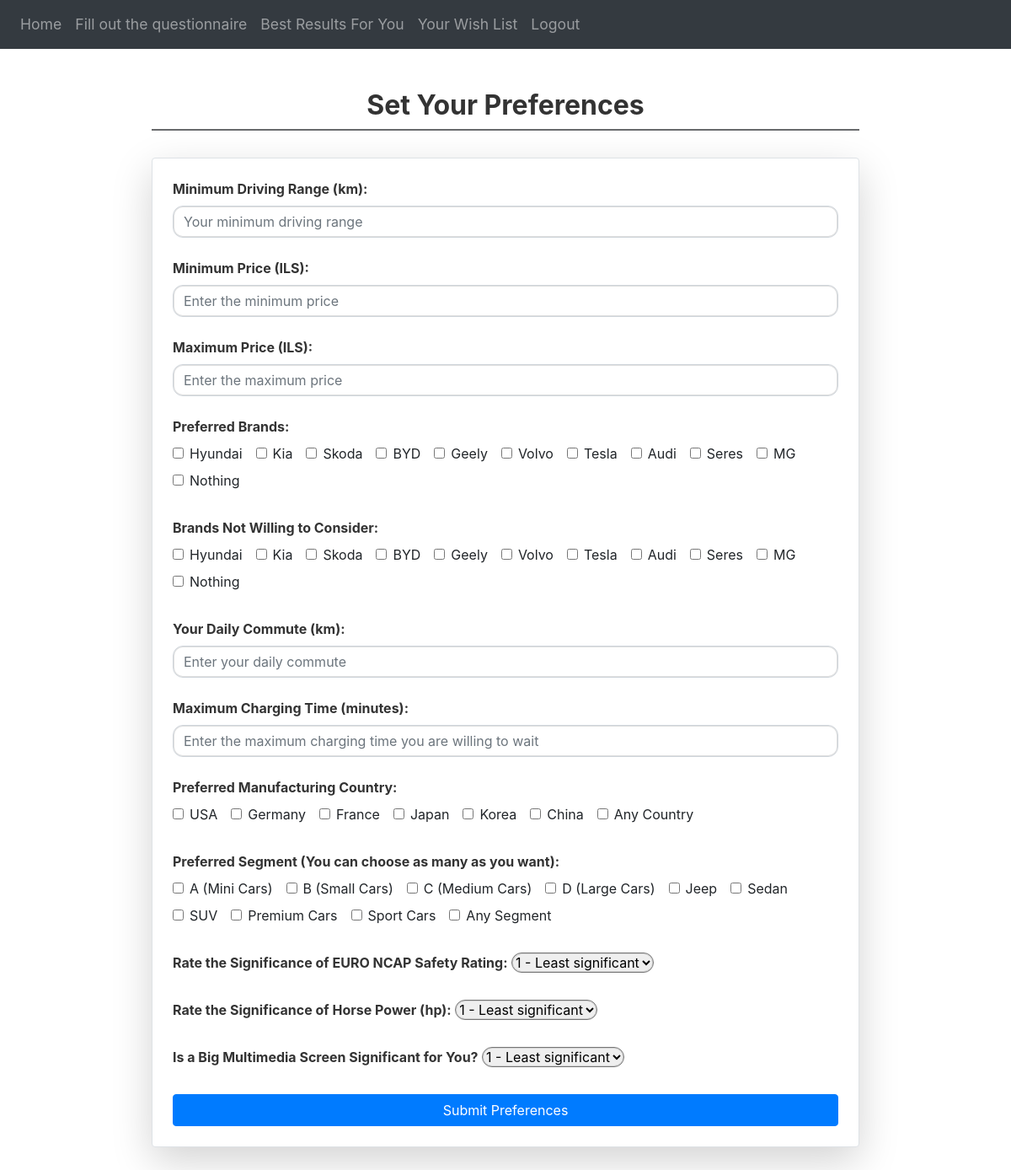
Before: /preferences (signed in) with the older database file.
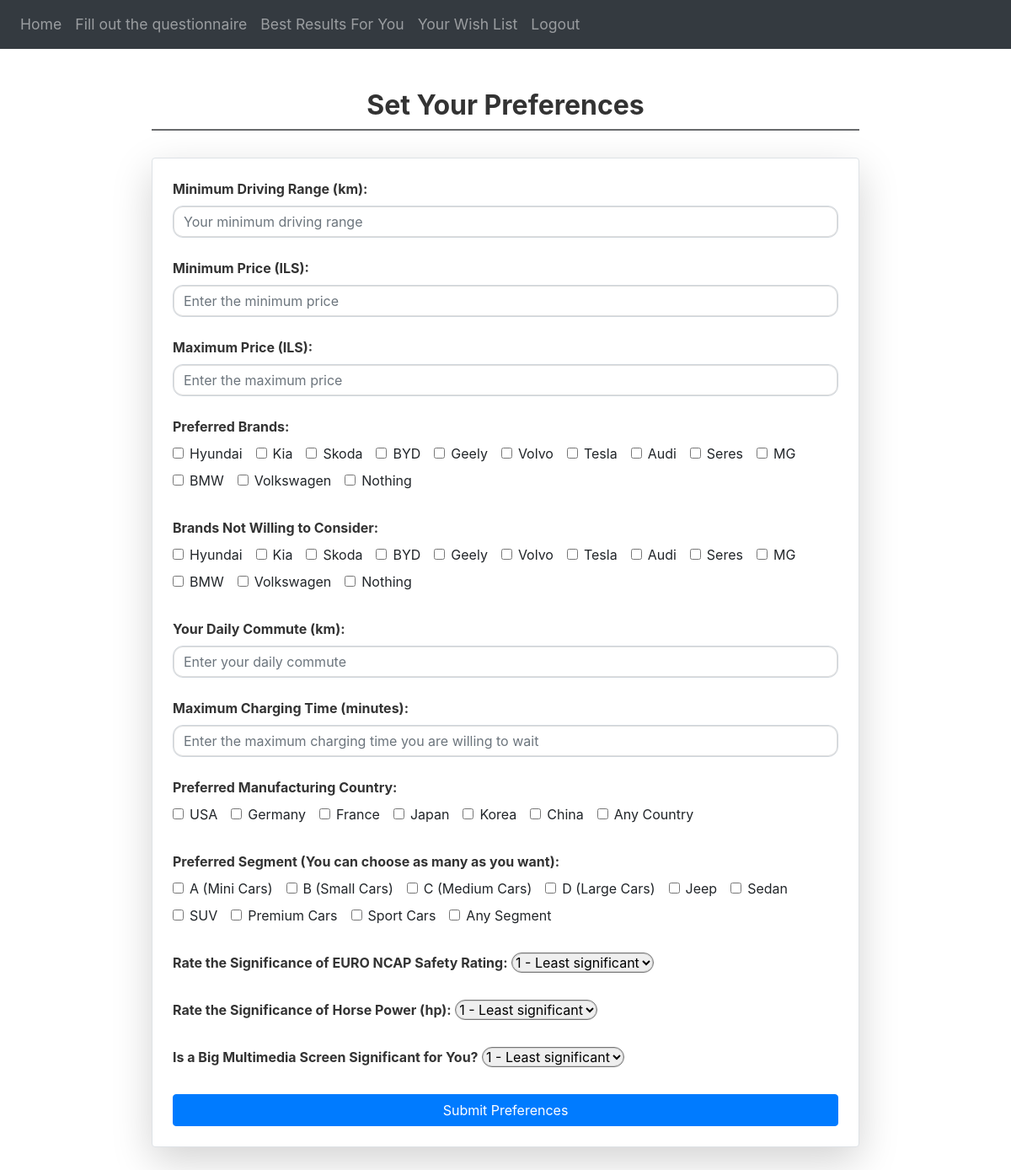
After: the same page with the newer database file.
### website/models.py (models this page shows)
class CarBrand(db.Model):
    id = db.Column(db.Integer, primary_key=True)
    name = db.Column(db.String(100), unique=True)
    cars = db.relationship('Car', backref='brand', lazy=True)

### website/views.py (the view, shortened to what this page needs)
@views.route('/preferences', methods=['GET', 'POST'])
@login_required
def preferences():
    car_brands = CarBrand.query.all()
    return render_template("preferences.html", car_brands=car_brands,  user=current_user)

### website/__init__.py (called while the page is built)
def create_app():
    app = Flask(__name__)
    app.config['SECRET_KEY'] = 'hjshjhdjah kjshkjdhjs'
    app.config['SQLALCHEMY_DATABASE_URI'] = f'sqlite:///{DB_NAME}'
    db.init_app(app)
    migrate.init_app(app, db)
    from .views import views
    from .auth import auth
    from .admin import admin
    app.register_blueprint(views, url_prefix='/')
    app.register_blueprint(auth, url_prefix='/')
    app.register_blueprint(admin, url_prefix='/')
    from .models import User, Note
    if not path.exists('instance/' + DB_NAME):
        with app.app_context():
            db.create_all()
        print('Created Database!')
    else:
        print('Database exist!')
    login_manager = LoginManager()
    login_manager.login_view = 'auth.login'
    login_manager.init_app(app)
    @login_manager.user_loader
    def load_user(id):
        return User.query.get(int(id))
    return app

### website/templates/preferences.html (shortened to what this page needs)
{% extends "base.html" %}
{% block content %}
<div class="container mt-5">
    <h3 class="section-header text-center">Set Your Preferences</h3>
    <form id="preferencesForm" method="POST" class="p-4 border rounded shadow-lg bg-white">
        <div class="mb-4">
            <label for="minRange" class="form-label">Minimum Driving Range (km):</label>
            <input type="number" id="minRange" class="form-control" name="minRange"
                placeholder="Your minimum driving range" required>
        </div>
        <div class="mb-4">
            <label for="minPrice" class="form-label">Minimum Price (ILS):</label>
            <input type="number" id="minPrice" class="form-control" name="minPrice"
                placeholder="Enter the minimum price" required>
        </div>
        <div class="mb-4">
            <label for="maxPrice" class="form-label">Maximum Price (ILS):</label>
            <input type="number" id="maxPrice" class="form-control" name="maxPrice"
                placeholder="Enter the maximum price" required>
        </div>
        <div class="mb-4">
            <label class="form-label">Preferred Brands:</label>
            <div class="checkbox-group">
                {% for brand in car_brands %}
                <div class="form-check checkbox-inline">
                    <input type="checkbox" id="{{ brand.name }}" name="preferredBrands" value="{{ brand.name }}"
                        class="form-check-input">
                    <label for="{{ brand.name }}" class="form-check-label">{{ brand.name }}</label>
                </div>
                {% endfor %}
                <div class="form-check checkbox-inline">
                    <input type="checkbox" id="nothing" name="preferredBrands" value="nothing" class="form-check-input">
                    <label for="nothing" class="form-check-label">Nothing</label>
                </div>
            </div>
        </div>
        <div class="mb-4">
            <label class="form-label">Brands Not Willing to Consider:</label>
            <div class="checkbox-group">
                {% for brand in car_brands %}
                <div class="form-check checkbox-inline">
                    <input type="checkbox" id="{{ brand.name }}" name="no_way_brands" value="{{ brand.name }}"
                        class="form-check-input">
                    <label for="{{ brand.name }}" class="form-check-label">{{ brand.name }}</label>
                </div>
                {% endfor %}
                <div class="form-check checkbox-inline">
                    <input type="checkbox" id="nothing2" name="no_way_brands" value="nothing" class="form-check-input">
                    <label for="nothing2" class="form-check-label">Nothing</label>
                </div>
            </div>
        </div>
        <div class="mb-4">
            <label for="daily_commute" class="form-label">Your Daily Commute (km):</label>
            <input type="number" id="daily_commute" class="form-control" name="daily_commute"
                placeholder="Enter your daily commute" required>
        </div>
        <div class="mb-4">
            <label for="fastChargingMaxTime" class="form-label">Maximum Charging Time (minutes):</label>
            <input type="number" id="fastChargingMaxTime" class="form-control" name="fastChargingMaxTime"
                placeholder="Enter the maximum charging time you are willing to wait" required>
        </div>
        <div class="mb-4">
            <label class="form-label">Preferred Manufacturing Country:</label>
            <div class="checkbox-group">
                {% for country in ["USA", "Germany", "France", "Japan", "Korea", "China"] %}
                <div class="form-check checkbox-inline">
                    <input type="checkbox" id="{{ country }}" name="manufacturing_country" value="{{ country }}"
                        class="form-check-input">
                    <label for="{{ country }}" class="form-check-label">{{ country }}</label>
                </div>
                {% endfor %}
                <div class="form-check checkbox-inline">
                    <input type="checkbox" id="any_country" name="manufacturing_country" value="Any_Country"
                        class="form-check-input">
                    <label for="any_country" class="form-check-label">Any Country</label>
                </div>
            </div>
        </div>
        <div class="mb-4">
            <label class="form-label">Preferred Segment (You can choose as many as you want):</label>
            <div class="checkbox-group">
                {% for segment in ["A (Mini Cars)", "B (Small Cars)", "C (Medium Cars)", "D (Large Cars)", "Jeep",
                "Sedan", "SUV", "Premium Cars", "Sport Cars"] %}
                <div class="form-check checkbox-inline">
                    <input type="checkbox" id="{{ segment }}" name="car_segment" value="{{ segment }}"
                        class="form-check-input">
                    <label for="{{ segment }}" class="form-check-label">{{ segment }}</label>
                </div>
                {% endfor %}
                <div class="form-check checkbox-inline">
                    <input type="checkbox" id="any_segment" name="car_segment" value="Any_segment"
                        class="form-check-input">
                    <label for="any_segment" class="form-check-label">Any Segment</label>
                </div>
            </div>
        </div>
        <div class="mb-4">
            <label for="ncap_rating" class="form-label">Rate the Significance of EURO NCAP Safety Rating:</label>
            <select id="ncap_rating" name="ncap_rating" class="form-select" required>
                <option value="1">1 - Least significant</option>
            </select>
        </div>
        <div class="mb-4">
            <label for="horse_power_rating" class="form-label">Rate the Significance of Horse Power (hp):</label>
            <select id="horse_power_rating" name="horse_power_rating" class="form-select" required>
                <option value="1">1 - Least significant</option>
            </select>
        </div>
        <div class="mb-4">
            <label for="screen_size" class="form-label">Is a Big Multimedia Screen Significant for You?</label>
            <select id="screen_size" name="screen_size" class="form-select" required>
                <option value="1">1 - Least significant</option>
            </select>
        </div>
        <div class="text-center mt-4">
            <button type="submit" class="btn btn-primary w-100">Submit Preferences</button>
        </div>
    </form>
</div>
<br />
<br />
{% endblock %}

### website/templates/base.html (shortened to what this page needs)
<!DOCTYPE html>
<html>
<head>
  <link rel="stylesheet" href="https://stackpath.bootstrapcdn.com/bootstrap/4.4.1/css/bootstrap.min.css"
 />
  <link rel="stylesheet" href="https://stackpath.bootstrapcdn.com/font-awesome/4.7.0/css/font-awesome.min.css"
 />
</head>
<body>
  <nav class="navbar navbar-expand-lg navbar-dark bg-dark">
    <div class="collapse navbar-collapse" id="navbar">
      <div class="navbar-nav">
        {% if user.is_authenticated %}
        <a class="nav-item nav-link" id="home" href="/">Home</a>
        <a class="nav-item nav-link" id="preferences" href="/preferences">Fill out the questionnaire</a>
        <a class="nav-item nav-link" id="results" href="/results">Best Results For You</a>
        <a class="nav-item nav-link" id="wish-list" href="/wish-list">Your Wish List</a>
        <a class="nav-item nav-link" id="logout" href="/logout">Logout</a>
        {% else %}
        <a class="nav-item nav-link" id="login" href="/login">Login</a>
        <a class="nav-item nav-link" id="signUp" href="/sign-up">Sign Up</a>
        {% endif %}
      </div>
    </div>
  </nav>
  <div class="container">
    {% block content %}
    {% endblock %}
  </div>
</body>
</html>

### website/templates/base.html (style rules this page uses)
.navbar { font-size: 1.1rem; }
.nav-link { font-size: 1.1rem; transition: color 0.3s ease, background-color 0.3s ease, transform 0.3s ease; }

### website/templates/preferences.html (style rules this page uses)
.form-control, .form-select { border-radius: 0.75rem; box-shadow: inset 0 0 0 1px rgba(0, 0, 0, 0.125); transition: border-color 0.2s ease-in-out, box-shadow 0.2s ease-in-out; }
.btn-primary { background-color: #007bff; border-color: #007bff; transition: background-color 0.2s ease, border-color 0.2s ease; }
.form-check-label { margin-bottom: 0; }
.container { max-width: 900px; }
.form-label { font-weight: bold; color: #333; }
.border { border: 1px solid #dee2e6; }
.rounded { border-radius: 0.75rem; }
.shadow-lg { box-shadow: 0 0 0 0.2rem rgba(0, 0, 0, 0.2); }
.text-center { text-align: center; }
.w-100 { width: 100%; }
.section-header { font-size: 2rem; font-weight: 700; color: #333; border-bottom: 2px solid #686a6c; padding-bottom: 0.5rem; margin-bottom: 2rem; }
.form-check { margin-bottom: 0.5rem; }
.form-check-label { font-size: 1rem; }
.form-check-input { margin-right: 0.5rem; }
.checkbox-inline { display: inline-block; margin-right: 1rem; }
.checkbox-group { display: flex; flex-wrap: wrap; }

Changed rows visible on the page:
added CarBrand: name "BMW"
added CarBrand: name "Volkswagen"
